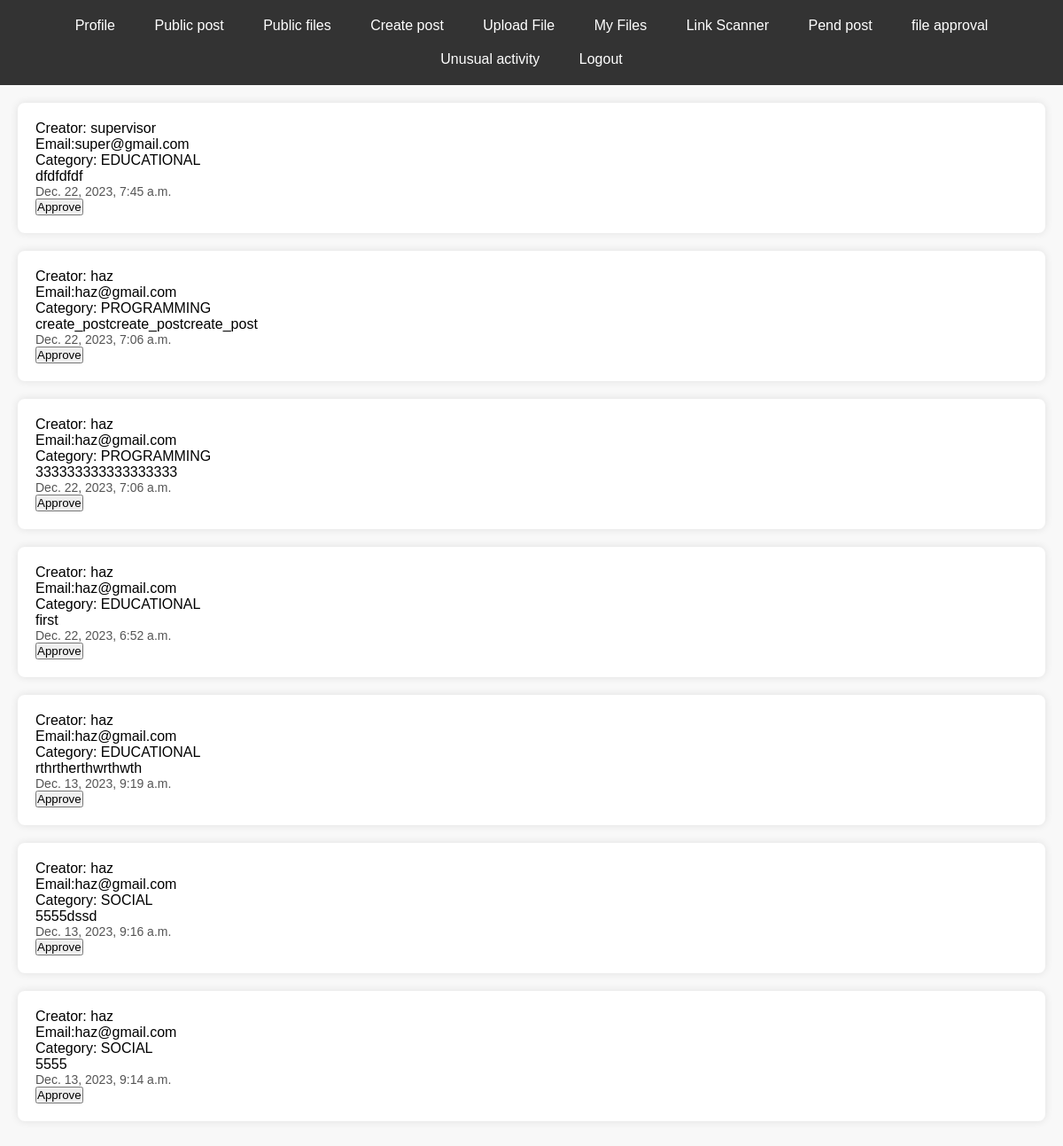
The page /pend_post/ (signed in) on the database its author committed.
### home/models.py (models this page shows, shortened)
class Post(models.Model):
    id = models.AutoField(primary_key=True)
    content = models.TextField()
    created_datetime = models.DateTimeField(auto_now_add=True)
    owner = models.ForeignKey(User, on_delete=models.CASCADE)
    category_enum = models.IntegerField(choices=[(choice.value, choice.name) for choice in PostCategoryEnum])
    show = models.BooleanField(default=False)
    approved = models.BooleanField(default=False)

class UserInfo(models.Model):
    phone_regex = RegexValidator(
        regex=r'^\+?1?\d{9,15}$',
        message="Phone number must be entered in the format: '+999999999'. Up to 15 digits allowed."
    )
    user = models.OneToOneField(User, on_delete=models.CASCADE)
    User._meta.get_field('email')._unique = True
    User._meta.get_field('username')._unique = True
    full_name = models.CharField(max_length=100)
    age = models.PositiveIntegerField(validators=[validate_age, ])
    phone_number = models.CharField(validators=[phone_regex], max_length=17, help_text="ex:+9627958742359")
    bio = models.CharField(max_length=200, help_text="enter your bio here")
    failed_login_num = models.IntegerField(default=0)
    is_supervisor = models.BooleanField(default=False)
    pendaccess = models.PositiveIntegerField(default=0)

### home/views.py (the view)
# urls.py: path('pend_post/', views.pendingpost, name='pend_post'),
@login_required
def pendingpost(request):
    if request.user.userinfo.is_supervisor:
        posts = Post.objects.filter(Q(show=False) & Q(approved=False)).order_by('-created_datetime')
        return render(request, 'user-temp/pend_post.html', {'posts': posts, 'userinfo': request.user.userinfo})
    else:
        user0 = UserInfo.objects.get(id=request.user.id)
        user0.pendaccess += 1
        user0.save()
        return HttpResponse('<h1>you are not allowd here !!!!!!!!<h1> ')

### home/templates/user-temp/pend_post.html (shortened to what this page needs)
<!DOCTYPE html>
<html lang="en">
<head>
</head>
<body>
    <nav>
        <a href="{% url 'profile' %}">Profile</a>
        <a href="{% url 'puplic_post' %}">Public post</a>
        <a href="{% url 'puplic_files' %}">Public files</a>
        <a href="{% url 'create_post' %}">Create post</a>
        <a href="{% url 'create_file' %}">Upload File</a>
        <a href="{% url 'my_files' %}">My Files</a>
        <a href="{% url 'scan_link' %}">Link Scanner</a>
        {% if userinfo.is_supervisor %}
        <a href="{% url 'pend_post' %}">Pend post</a>
        <a href="{% url 'pendingfiles' %}">file approval</a>
        <a href="{% url 'unusualactivity' %}">Unusual activity</a>
        {% endif %}
        <a href="{% url 'user_logout' %}">Logout</a>
    </nav>
    <div class="content">
        {% for post in posts %}
        <div class="post-container">
            <p>Creator: {{ post.owner.userinfo.full_name }}</p>
            <p>Email:{{ post.owner }}</p>
            {% if post.category_enum == 1 %}
                <p>Category: SOCIAL</p>
            {% endif %}
            {% if post.category_enum == 2 %}
                <p>Category: EDUCATIONAL</p>
            {% endif %}
            {% if post.category_enum == 3 %}
                <p>Category: PROGRAMMING</p>
            {% endif %}
            <p>{{ post.content }}</p>
            <p class="post-metadata">{{ post.created_datetime }}</p>
            <form action="/showpost/{{post.id}}/" method = "post">{% csrf_token %}
            <input type="submit" class="btn btn-primary" value="Approve">
        </form>
        </div>
        {% endfor %}
    </div>
</body>
</html>

### home/templates/user-temp/pend_post.html (style rules this page uses)
* { margin: 0; padding: 0; box-sizing: border-box; }
body { font-family: 'Arial', sans-serif; background-color: #f8f8f8; }
nav { background-color: #333; color: white; padding: 10px; text-align: center; }
nav a { color: white; text-decoration: none; padding: 10px 20px; display: inline-block; }
.content { padding: 20px; }
.post-container { background-color: white; padding: 20px; border-radius: 8px; box-shadow: 0 0 10px rgba(0, 0, 0, 0.1); margin-bottom: 20px; }
.post-metadata { color: #555; font-size: 14px; }

### rows shown on the page
Post: owner.userinfo.full_name "supervisor", owner "super@gmail.com", category_enum "Category: EDUCATIONAL", content "dfdfdfdf", created_datetime "Dec. 22, 2023, 7:45 a.m."
Post: owner.userinfo.full_name "haz", owner "haz@gmail.com", category_enum "Category: PROGRAMMING", content "create_postcreate_postcreate_post", created_datetime "Dec. 22, 2023, 7:06 a.m."
Post: owner.userinfo.full_name "haz", owner "haz@gmail.com", category_enum "Category: PROGRAMMING", content "333333333333333333", created_datetime "Dec. 22, 2023, 7:06 a.m."
Post: owner.userinfo.full_name "haz", owner "haz@gmail.com", category_enum "Category: EDUCATIONAL", content "first", created_datetime "Dec. 22, 2023, 6:52 a.m."
Post: owner.userinfo.full_name "haz", owner "haz@gmail.com", category_enum "Category: EDUCATIONAL", content "rthrtherthwrthwth", created_datetime "Dec. 13, 2023, 9:19 a.m."
Post: owner.userinfo.full_name "haz", owner "haz@gmail.com", category_enum "Category: SOCIAL", content "5555dssd", created_datetime "Dec. 13, 2023, 9:16 a.m."
Post: owner.userinfo.full_name "haz", owner "haz@gmail.com", category_enum "Category: SOCIAL", content "5555", created_datetime "Dec. 13, 2023, 9:14 a.m."
